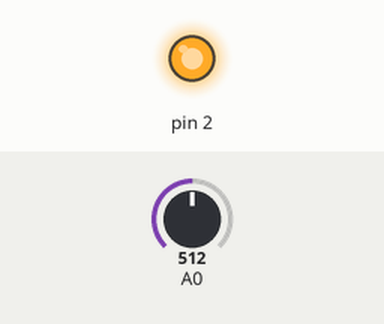
Recording of a sketch running on a simulated Arduino Uno, built with avr-gcc and run on an emulated ATmega328P. Shown: output pins drawn as LEDs (lit = HIGH). The test bench sets the inputs (shaded band); at power-on: A0 = 512. What the sketch prints to the serial monitor is not drawn.

Above: at 0.1 s.
Timing chart, 0 to 1.6 s (numbered marks = the images above):
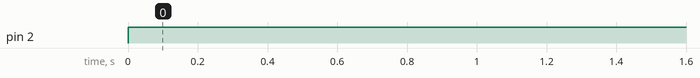

The sketch:

LDR.ino
```cpp
int led1=2;
int ldr=A0;
void setup() {
  pinMode(2,OUTPUT);
  pinMode(A0,INPUT);
  Serial.begin(9600);
}
void loop() {

   int ldrvalue=analogRead(A0);
   Serial.println(ldrvalue);
   if(ldrvalue=1000)
   {
    digitalWrite(2,HIGH);
   }
   else
   {
    digitalWrite(2,LOW);
   }
}
```

Measured:
- by itself, pin 2: LOW → HIGH at 0.00 s
